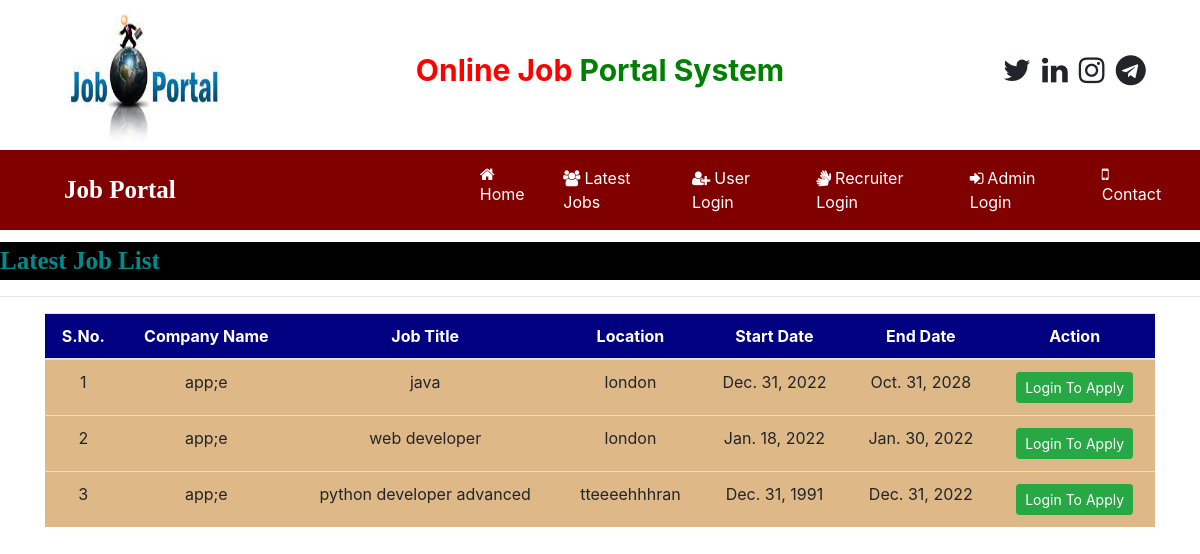
The page /latest_jobs on the database its author committed.
### job/models.py (models this page shows, shortened)
class Job(models.Model):
    recruiter = models.ForeignKey(Recruiter,on_delete=models.CASCADE)
    start_date = models.DateField()
    end_date = models.DateField()
    title = models.CharField(max_length=100)
    salary = models.FloatField(max_length=20)
    image = models.FileField()
    description = models.CharField(max_length=300)
    experience = models.CharField(max_length=50)
    location = models.CharField(max_length=100)
    skills = models.CharField(max_length=100)
    creationdate = models.DateField()

class Recruiter(models.Model):
    user = models.ForeignKey(User, on_delete=models.CASCADE)
    mobile = models.CharField(max_length=15, null=True)
    image = models.FileField(null=True)
    gender = models.CharField(max_length=10, null=True)
    company = models.CharField(max_length=100, null=True)
    type = models.CharField(max_length=15, null=True)
    status = models.CharField(max_length=20, null=True)

### job/views.py (the view)
# urls.py: path('latest_jobs', latest_jobs, name='latest_jobs'),
def latest_jobs(request):
    job = Job.objects.all().order_by('-start_date')
    d = {'job':job}
    return render(request, 'job/latest_jobs.html',d)

### job/templates/job/latest_jobs.html (shortened to what this page needs)
{% load static %}
{% block body %}
{% include 'job/navigation.html' %}
<marquee behavior="" direction="" style="font-family: cursive; font-size: 25px; color: darkcyan;background-color: black; font-weight: bold; margin-top: 1%;">
    Latest Job List
</marquee>
<hr>
<div class="container">
    <table id="example" class="table table-hover ">
        <thead>
            <tr style="background-color: #000080; color: white;">
                <th>S.No.</th>
                <th>Company Name</th>
                <th>Job Title</th>
                <th>Location</th>
                <th>Start Date</th>
                <th>End Date</th>
                <th>Action</th>
            </tr>
        </thead>
        <tbody>
            {% for i in job %}
                <tr style="background-color: #DEB887;">
                    <td>{{forloop.counter}}</td>
                    <td>{{i.recruiter.company}}</td>
                    <td>{{i.title}}</td>
                    <td>{{i.location}}</td>
                    <td>{{i.start_date}}</td>
                    <td>{{i.end_date}}</td>
                    <td>
                        <a href="{% url 'job:user_login'%}" class="btn btn-success btn-sm" >Login To Apply</a>
                    </td>
                </tr>
            {% endfor %}
        </tbody>
    </table>
</div>
{% endblock body %}

### job/templates/job/latest_jobs.html (style rules this page uses)
tr { text-align: center; }

### rows shown on the page
Job: recruiter.company "app;e", title "java", location "london", start_date "Dec. 31, 2022", end_date "Oct. 31, 2028"
Job: recruiter.company "app;e", title "web developer", location "london", start_date "Jan. 18, 2022", end_date "Jan. 30, 2022"
Job: recruiter.company "app;e", title "python developer advanced", location "tteeeehhhran", start_date "Dec. 31, 1991", end_date "Dec. 31, 2022"
